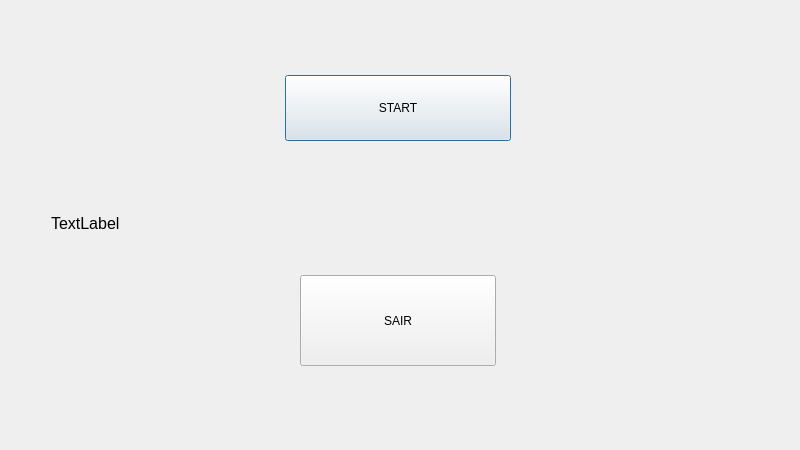
<?xml version="1.0" encoding="UTF-8"?>
<ui version="4.0">
 <class>Dialog</class>
 <widget class="QDialog" name="Dialog">
  <property name="geometry">
   <rect>
    <x>0</x>
    <y>0</y>
    <width>800</width>
    <height>450</height>
   </rect>
  </property>
  <property name="windowTitle">
   <string>Dialog</string>
  </property>
  <widget class="QPushButton" name="bt_start">
   <property name="geometry">
    <rect>
     <x>285</x>
     <y>75</y>
     <width>226</width>
     <height>66</height>
    </rect>
   </property>
   <property name="text">
    <string>START</string>
   </property>
  </widget>
  <widget class="QLabel" name="label">
   <property name="geometry">
    <rect>
     <x>51</x>
     <y>210</y>
     <width>696</width>
     <height>26</height>
    </rect>
   </property>
   <property name="font">
    <font>
     <pointsize>12</pointsize>
    </font>
   </property>
   <property name="text">
    <string>TextLabel</string>
   </property>
  </widget>
  <widget class="QPushButton" name="pushButton">
   <property name="geometry">
    <rect>
     <x>300</x>
     <y>275</y>
     <width>196</width>
     <height>91</height>
    </rect>
   </property>
   <property name="text">
    <string>SAIR</string>
   </property>
  </widget>
 </widget>
 <resources/>
 <connections>
  <connection>
   <sender>pushButton</sender>
   <signal>clicked()</signal>
   <receiver>Dialog</receiver>
   <slot>close()</slot>
   <hints>
    <hint type="sourcelabel">
     <x>383</x>
     <y>309</y>
    </hint>
    <hint type="destinationlabel">
     <x>540</x>
     <y>362</y>
    </hint>
   </hints>
  </connection>
 </connections>
</ui>
